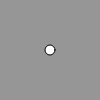
Frame 1 (no input)
Frame 60 (no input): identical to frame 1, image omitted
Frame 120 (the mouse pressed at the canvas centre since frame 60): identical to frame 1, image omitted

The p5.js sketch that drew this single still picture (run headless with seeded random() and noise() and a simulated clock; from frame 60 on, the mouse is pressed at the canvas centre):

// p5.js sketch
// ── sketch.js
function setup() {
    createCanvas(100, 100);
    background(150);
    ellipse(50, 50, 10);
}

function draw() {

}
